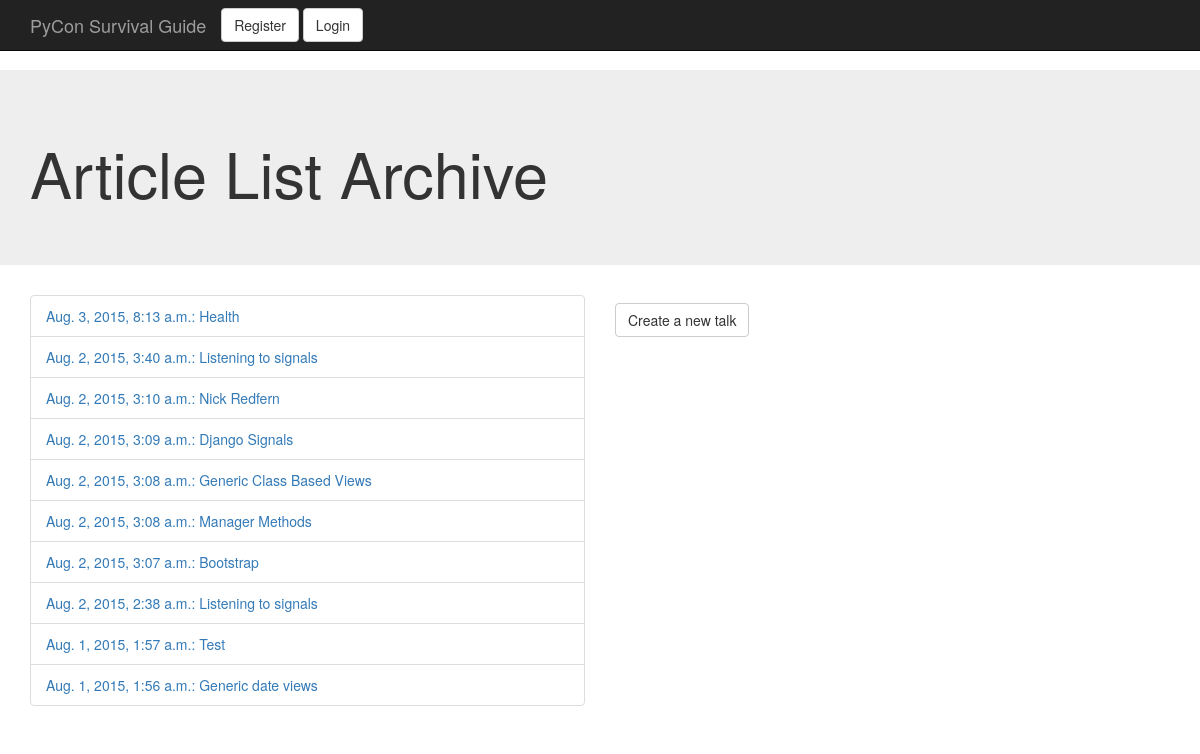
/talks/archive/, run on the app's committed database.
### talks/models.py (models this page shows, shortened)
class TalkList(models.Model):
	author = models.ForeignKey(User, related_name='lists')    #settings.AUTH_USER_MODEL
	title = models.CharField(max_length=50)
	text = models.TextField(max_length=1024)
	timestamp = models.DateTimeField(auto_now_add=True, auto_now=False)
	def get_absolute_url(self):
		return reverse('talk_detail', kwargs={'pk': self.pk})
	objects = models.Manager()
	test_objects = TestTalkManager()

### talks/views.py (the view)
class TalkArchiveView(ArchiveIndexView):
    model = TalkList
    template_name = 'talklist_archive.html'
    date_field = 'timestamp'

### templates/talklist_archive.html (shortened to what this page needs)
{% extends 'base.html' %}
{% block headline %}<h1>Article List Archive</h1>{% endblock headline %}
{% block content %}
<div class="row">
    <div class="col-sm-6">
        <ul class="list-group">
            {% for article in latest %}
            <li class="list-group-item">
                <a href="{{ article.get_absolute_url }}">{{ article.timestamp }}: {{article.title }} </a>
            </li>
            {% empty %}
            <li class="list-group-item">You have no lists</li>
            {% endfor %}
        </ul>
    </div>
    <div class="col-sm-6">
        <p><a href="{% url 'create_list' %}" class="btn btn-default navbar-btn">Create a new talk</a></p>
    </div>
</div>
{% endblock %}

### templates/base.html (style rules this page uses)
body { padding-bottom: 20px; padding-top: 70px; }

### data on the page
TalkList: timestamp "Aug. 3, 2015, 8:13 a.m.", title "Health"
TalkList: timestamp "Aug. 2, 2015, 3:40 a.m.", title "Listening to signals"
TalkList: timestamp "Aug. 2, 2015, 3:10 a.m.", title "Nick Redfern"
TalkList: timestamp "Aug. 2, 2015, 3:09 a.m.", title "Django Signals"
TalkList: timestamp "Aug. 2, 2015, 3:08 a.m.", title "Generic Class Based Views"
TalkList: timestamp "Aug. 2, 2015, 3:08 a.m.", title "Manager Methods"
TalkList: timestamp "Aug. 2, 2015, 3:07 a.m.", title "Bootstrap"
TalkList: timestamp "Aug. 2, 2015, 2:38 a.m.", title "Listening to signals"
TalkList: timestamp "Aug. 1, 2015, 1:57 a.m.", title "Test"
TalkList: timestamp "Aug. 1, 2015, 1:56 a.m.", title "Generic date views"
